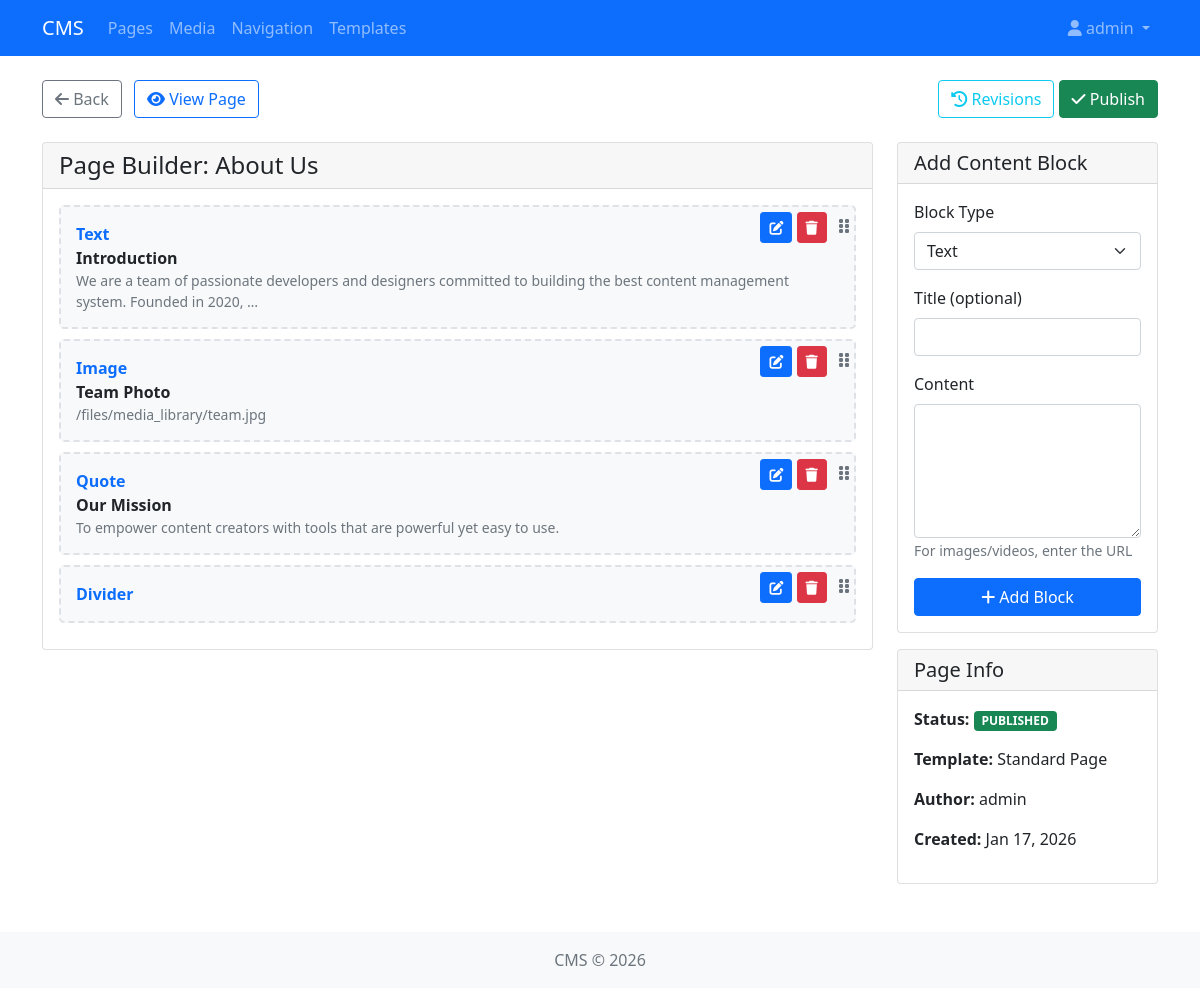
Page /builder/about/ (signed in) on the committed database.
### pages/models.py (models this page shows, shortened)
class Page(models.Model):
    STATUS_CHOICES = [
        ('DRAFT', 'Draft'),
        ('PUBLISHED', 'Published'),
        ('ARCHIVED', 'Archived'),
    ]
    title = models.CharField(max_length=255)
    slug = models.SlugField(max_length=255, unique=True)
    template = models.ForeignKey('templates_app.Template', on_delete=models.SET_NULL, null=True, blank=True, related_name='pages')
    parent = models.ForeignKey('self', on_delete=models.CASCADE, null=True, blank=True, related_name='children')
    status = models.CharField(max_length=20, choices=STATUS_CHOICES, default='DRAFT')
    author = models.ForeignKey(User, on_delete=models.CASCADE, related_name='pages')
    meta_title = models.CharField(max_length=255, blank=True)
    meta_description = models.TextField(blank=True)
    meta_keywords = models.CharField(max_length=255, blank=True)
    published_at = models.DateTimeField(null=True, blank=True)
    created_at = models.DateTimeField(auto_now_add=True)
    updated_at = models.DateTimeField(auto_now=True)
    class Meta:
        ordering = ['-created_at']
    @property
    def content_blocks(self):
        return self.blocks.all().order_by('order')

class ContentBlock(models.Model):
    BLOCK_TYPE_CHOICES = [
        ('TEXT', 'Text'),
        ('HTML', 'HTML'),
        ('IMAGE', 'Image'),
        ('VIDEO', 'Video'),
        ('GALLERY', 'Gallery'),
        ('FORM', 'Form'),
        ('QUOTE', 'Quote'),
        ('DIVIDER', 'Divider'),
        ('CODE', 'Code'),
        ('TABLE', 'Table'),
    ]
    page = models.ForeignKey(Page, on_delete=models.CASCADE, related_name='blocks')
    block_type = models.CharField(max_length=20, choices=BLOCK_TYPE_CHOICES)
    title = models.CharField(max_length=255, blank=True)
    content = models.TextField(blank=True)
    order = models.PositiveIntegerField(default=0)
    css_classes = models.CharField(max_length=255, blank=True)
    custom_css = models.TextField(blank=True)
    is_active = models.BooleanField(default=True)
    created_at = models.DateTimeField(auto_now_add=True)
    updated_at = models.DateTimeField(auto_now=True)
    class Meta:
        ordering = ['order']

### templates_app/models.py (models this page shows, shortened)
class Template(models.Model):
    TYPE_CHOICES = [
        ('PAGE', 'Page Template'),
        ('HOME', 'Home Page'),
        ('BLOG', 'Blog Post'),
        ('PRODUCT', 'Product Page'),
        ('CATEGORY', 'Category Page'),
        ('LANDING', 'Landing Page'),
        ('CUSTOM', 'Custom'),
    ]
    name = models.CharField(max_length=255)
    slug = models.SlugField(max_length=255, unique=True)
    description = models.TextField(blank=True)
    template_type = models.CharField(max_length=20, choices=TYPE_CHOICES, default='PAGE')
    thumbnail = models.ImageField(upload_to='templates/', blank=True, null=True)
    is_default = models.BooleanField(default=False)
    is_active = models.BooleanField(default=True)
    created_by = models.ForeignKey(User, on_delete=models.CASCADE, related_name='templates')
    created_at = models.DateTimeField(auto_now_add=True)
    updated_at = models.DateTimeField(auto_now=True)
    class Meta:
        ordering = ['name']
    def __str__(self):
        return self.name

### pages/views.py (the view, shortened to what this page needs)
# urls.py: path('builder/<slug:slug>/', views.page_builder, name='page_builder'),
@login_required
@user_passes_test(is_editor)
def page_builder(request, slug):
    page = get_object_or_404(Page, slug=slug)
    content_blocks = page.content_blocks
    return render(request, 'pages/page_builder.html', {
        'page': page,
        'content_blocks': content_blocks,
        'block_form': ContentBlockForm()
    })

### pages/forms.py
class ContentBlockForm(forms.ModelForm):
    class Meta:
        model = ContentBlock
        fields = ['block_type', 'title', 'content', 'order',
                  'css_classes', 'custom_css', 'is_active']
        widgets = {
            'block_type': forms.Select(attrs={'class': 'form-control'}),
            'title': forms.TextInput(attrs={'class': 'form-control'}),
            'content': forms.Textarea(attrs={'class': 'form-control', 'rows': 5}),
            'order': forms.NumberInput(attrs={'class': 'form-control'}),
            'css_classes': forms.TextInput(attrs={'class': 'form-control'}),
            'custom_css': forms.Textarea(attrs={'class': 'form-control', 'rows': 3}),
            'is_active': forms.CheckboxInput(attrs={'class': 'form-check-input'}),
        }

### pages/views.py (called while the page is built)
def is_editor(user):
    return user.is_authenticated and user.has_perm('pages.change_page')

### pages/templates/pages/page_builder.html (shortened to what this page needs)
{% extends 'base.html' %}
{% block content %}
<div class="mb-4 d-flex justify-content-between align-items-center">
    <div>
        <a href="{% url 'pages:page_list' %}" class="btn btn-outline-secondary">
            <i class="fas fa-arrow-left"></i> Back
        </a>
        <a href="{% url 'pages:page_detail' page.slug %}" class="btn btn-outline-primary ms-2">
            <i class="fas fa-eye"></i> View Page
        </a>
    </div>
    <div>
        <a href="{% url 'pages:page_revisions' page.slug %}" class="btn btn-outline-info">
            <i class="fas fa-history"></i> Revisions
        </a>
        <button onclick="publishPage()" class="btn btn-success">
            <i class="fas fa-check"></i> Publish
        </button>
    </div>
</div>
<div class="row">
    <div class="col-lg-9">
        <div class="card">
            <div class="card-header">
                <h4 class="mb-0">Page Builder: {{ page.title }}</h4>
            </div>
            <div class="card-body">
                <div id="content-blocks">
                    {% for block in content_blocks %}
                        <div class="content-block-item" data-block-id="{{ block.id }}">
                            <div class="block-actions">
                                <button class="btn btn-sm btn-primary" onclick="editBlock({{ block.id }})">
                                    <i class="fas fa-edit"></i>
                                </button>
                                <button class="btn btn-sm btn-danger" onclick="deleteBlock({{ block.id }})">
                                    <i class="fas fa-trash"></i>
                                </button>
                                <span class="drag-handle ms-2"><i class="fas fa-grip-vertical"></i></span>
                            </div>
                            <div class="block-type">{{ block.get_block_type_display }}</div>
                            <div class="block-content">
                                {% if block.title %}<strong>{{ block.title }}</strong>{% endif %}
                                <div class="small text-muted">{{ block.content|truncatewords:20 }}</div>
                            </div>
                        </div>
                    {% empty %}
                        <div class="text-center text-muted py-5">
                            <i class="fas fa-puzzle-piece fa-3x mb-3"></i>
                            <p>No content blocks yet. Add your first block below!</p>
                        </div>
                    {% endfor %}
                </div>
            </div>
        </div>
    </div>
    <div class="col-lg-3">
        <div class="card">
            <div class="card-header">
                <h5 class="mb-0">Add Content Block</h5>
            </div>
            <div class="card-body">
                <form id="add-block-form" method="post">
                    <div class="mb-3">
                        <label class="form-label">Block Type</label>
                        <select name="block_type" class="form-select" required>
                            <option value="TEXT">Text</option>
                        </select>
                    </div>
                    <div class="mb-3">
                        <label class="form-label">Title (optional)</label>
                        <input type="text" name="title" class="form-control">
                    </div>
                    <div class="mb-3">
                        <label class="form-label">Content</label>
                        <textarea name="content" class="form-control" rows="5" required></textarea>
                        <small class="text-muted">For images/videos, enter the URL</small>
                    </div>
                    <button type="submit" class="btn btn-primary w-100">
                        <i class="fas fa-plus"></i> Add Block
                    </button>
                </form>
            </div>
        </div>
        <div class="card mt-3">
            <div class="card-header">
                <h5 class="mb-0">Page Info</h5>
            </div>
            <div class="card-body">
                <p><strong>Status:</strong> <span class="badge bg-{% if page.status == 'PUBLISHED' %}success{% elif page.status == 'DRAFT' %}warning{% else %}secondary{% endif %}">{{ page.status }}</span></p>
                <p><strong>Template:</strong> {{ page.template|default:'None' }}</p>
                <p><strong>Author:</strong> {{ page.author.username }}</p>
                <p><strong>Created:</strong> {{ page.created_at|date:"M d, Y" }}</p>
            </div>
        </div>
    </div>
</div>
{% endblock %}

### templates/base.html (shortened to what this page needs)
<!DOCTYPE html>
<html lang="en">
<head>
    <link href="https://cdn.jsdelivr.net/npm/bootstrap@5.1.3/dist/css/bootstrap.min.css" rel="stylesheet">
    <link href="https://cdnjs.cloudflare.com/ajax/libs/font-awesome/6.0.0/css/all.min.css" rel="stylesheet">
</head>
<body>
    <nav class="navbar navbar-expand-lg navbar-dark bg-primary">
        <div class="container">
            <a class="navbar-brand" href="/">CMS</a>
            <div class="collapse navbar-collapse" id="navbarNav">
                <ul class="navbar-nav me-auto">
                    <li class="nav-item">
                        <a class="nav-link" href="{% url 'pages:page_list' %}">Pages</a>
                    </li>
                    <li class="nav-item">
                        <a class="nav-link" href="{% url 'media:media_list' %}">Media</a>
                    </li>
                    <li class="nav-item">
                        <a class="nav-link" href="{% url 'navigation:navigation_list' %}">Navigation</a>
                    </li>
                    <li class="nav-item">
                        <a class="nav-link" href="{% url 'templates:template_list' %}">Templates</a>
                    </li>
                </ul>
                <ul class="navbar-nav">
                    {% if user.is_authenticated %}
                        <li class="nav-item dropdown">
                            <a class="nav-link dropdown-toggle" href="#" id="userDropdown" role="button" data-bs-toggle="dropdown">
                                <i class="fas fa-user"></i> {{ user.username }}
                            </a>
                        </li>
                    {% else %}
                        <li class="nav-item">
                            <a class="nav-link" href="/admin/login/">Login</a>
                        </li>
                    {% endif %}
                </ul>
            </div>
        </div>
    </nav>
    <main class="container my-4">
        {% block content %}{% endblock %}
    </main>
    <footer class="bg-light text-center py-3 mt-5">
        <div class="container">
            <p class="text-muted mb-0">CMS &copy; 2026</p>
        </div>
    </footer>
</body>
</html>

### pages/templates/pages/page_builder.html (style rules this page uses)
.content-block-item { border: 2px dashed #dee2e6; border-radius: 5px; padding: 15px; margin-bottom: 10px; position: relative; background: #f8f9fa; }
.block-actions { position: absolute; top: 5px; right: 5px; }
.drag-handle { cursor: move; color: #6c757d; }
.block-type { font-weight: bold; color: #0d6efd; }

### rows in the picture
Page: title "About Us", status "PUBLISHED", template "Standard Page", author.username "admin", created_at "Jan 17, 2026"
ContentBlock: block_type "Text", title "Introduction", content "We are a team of passionate developers and designers committed to building the best content management system. Founded in 2020, …"
ContentBlock: block_type "Image", title "Team Photo", content "/files/media_library/team.jpg"
ContentBlock: block_type "Quote", title "Our Mission", content "To empower content creators with tools that are powerful yet easy to use."
ContentBlock: block_type "Divider"

### other values in the picture
{{ user.username }} "admin"
